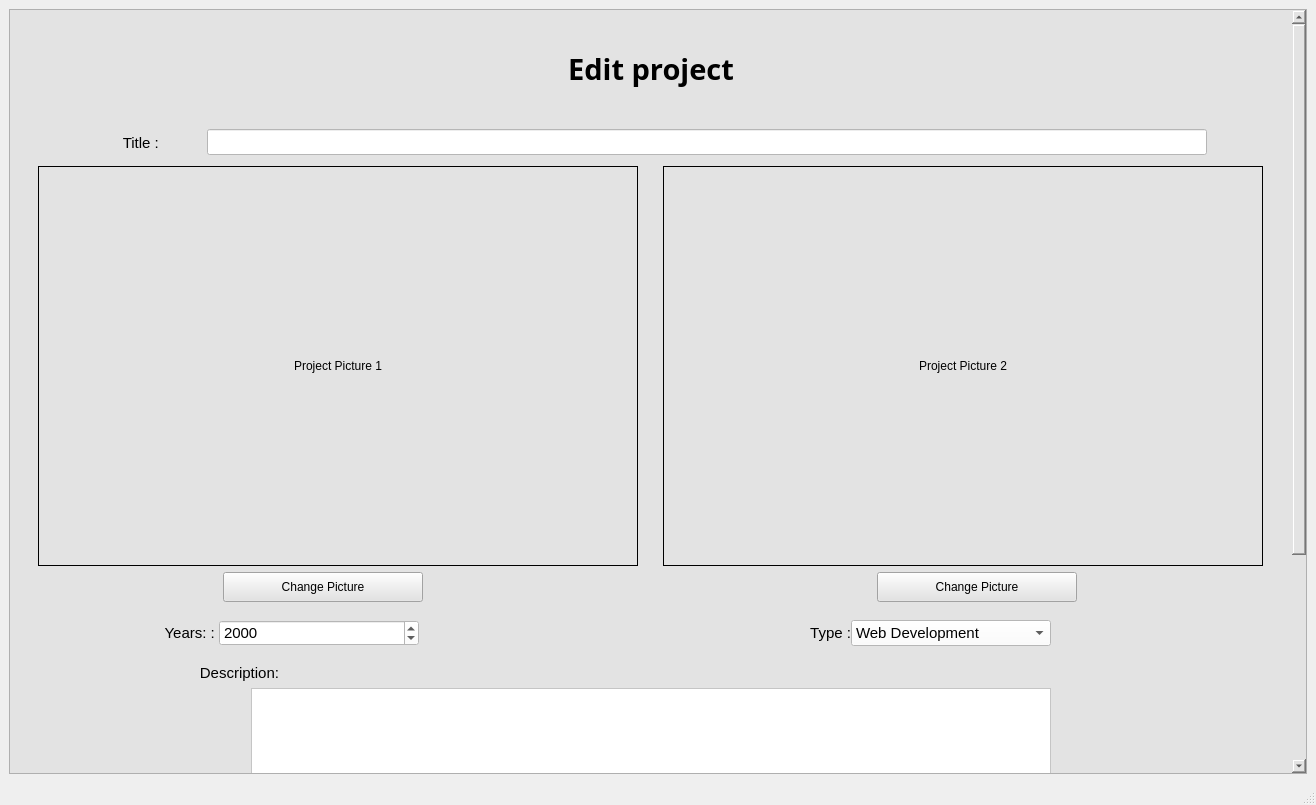
<?xml version="1.0" encoding="UTF-8"?>
<ui version="4.0">
 <class>MainWindow</class>
 <widget class="QMainWindow" name="MainWindow">
  <property name="geometry">
   <rect>
    <x>0</x>
    <y>0</y>
    <width>1316</width>
    <height>805</height>
   </rect>
  </property>
  <property name="windowTitle">
   <string>MainWindow</string>
  </property>
  <widget class="QWidget" name="centralwidget">
   <layout class="QVBoxLayout" name="verticalLayout">
    <item>
     <widget class="QScrollArea" name="scrollArea">
      <property name="styleSheet">
       <string notr="true">background-color: rgb(227, 227, 227);</string>
      </property>
      <property name="verticalScrollBarPolicy">
       <enum>Qt::ScrollBarAsNeeded</enum>
      </property>
      <property name="horizontalScrollBarPolicy">
       <enum>Qt::ScrollBarAsNeeded</enum>
      </property>
      <property name="widgetResizable">
       <bool>true</bool>
      </property>
      <widget class="QWidget" name="scrollAreaWidgetContents">
       <property name="geometry">
        <rect>
         <x>0</x>
         <y>-360</y>
         <width>1271</width>
         <height>1090</height>
        </rect>
       </property>
       <layout class="QVBoxLayout" name="verticalLayout_2">
        <item>
         <layout class="QVBoxLayout" name="verticalLayout_3">
          <item>
           <widget class="QLabel" name="label">
            <property name="sizePolicy">
             <sizepolicy hsizetype="Preferred" vsizetype="Fixed">
              <horstretch>0</horstretch>
              <verstretch>0</verstretch>
             </sizepolicy>
            </property>
            <property name="minimumSize">
             <size>
              <width>0</width>
              <height>100</height>
             </size>
            </property>
            <property name="font">
             <font>
              <family>Tw Cen MT Condensed</family>
              <pointsize>22</pointsize>
              <weight>75</weight>
              <bold>true</bold>
             </font>
            </property>
            <property name="text">
             <string>Edit project</string>
            </property>
            <property name="alignment">
             <set>Qt::AlignCenter</set>
            </property>
           </widget>
          </item>
          <item>
           <layout class="QHBoxLayout" name="horizontalLayout">
            <property name="spacing">
             <number>0</number>
            </property>
            <property name="rightMargin">
             <number>30</number>
            </property>
            <item>
             <widget class="QLabel" name="label_2">
              <property name="sizePolicy">
               <sizepolicy hsizetype="Fixed" vsizetype="Fixed">
                <horstretch>0</horstretch>
                <verstretch>0</verstretch>
               </sizepolicy>
              </property>
              <property name="minimumSize">
               <size>
                <width>100</width>
                <height>35</height>
               </size>
              </property>
              <property name="font">
               <font>
                <pointsize>11</pointsize>
               </font>
              </property>
              <property name="text">
               <string>Title : </string>
              </property>
              <property name="alignment">
               <set>Qt::AlignRight|Qt::AlignTrailing|Qt::AlignVCenter</set>
              </property>
             </widget>
            </item>
            <item>
             <widget class="QLineEdit" name="title_edit">
              <property name="sizePolicy">
               <sizepolicy hsizetype="Fixed" vsizetype="Fixed">
                <horstretch>0</horstretch>
                <verstretch>0</verstretch>
               </sizepolicy>
              </property>
              <property name="minimumSize">
               <size>
                <width>1000</width>
                <height>0</height>
               </size>
              </property>
              <property name="font">
               <font>
                <pointsize>11</pointsize>
               </font>
              </property>
              <property name="styleSheet">
               <string notr="true">background-color: rgb(255, 255, 255);</string>
              </property>
              <property name="alignment">
               <set>Qt::AlignCenter</set>
              </property>
             </widget>
            </item>
           </layout>
          </item>
         </layout>
        </item>
        <item>
         <layout class="QHBoxLayout" name="horizontalLayout_2">
          <item>
           <widget class="QLabel" name="picture_show_1">
            <property name="sizePolicy">
             <sizepolicy hsizetype="Fixed" vsizetype="Fixed">
              <horstretch>0</horstretch>
              <verstretch>0</verstretch>
             </sizepolicy>
            </property>
            <property name="minimumSize">
             <size>
              <width>600</width>
              <height>400</height>
             </size>
            </property>
            <property name="frameShape">
             <enum>QFrame::Box</enum>
            </property>
            <property name="text">
             <string>Project Picture 1</string>
            </property>
            <property name="alignment">
             <set>Qt::AlignCenter</set>
            </property>
           </widget>
          </item>
          <item>
           <widget class="QLabel" name="picture_show_2">
            <property name="sizePolicy">
             <sizepolicy hsizetype="Fixed" vsizetype="Fixed">
              <horstretch>0</horstretch>
              <verstretch>0</verstretch>
             </sizepolicy>
            </property>
            <property name="minimumSize">
             <size>
              <width>600</width>
              <height>400</height>
             </size>
            </property>
            <property name="frameShape">
             <enum>QFrame::Box</enum>
            </property>
            <property name="text">
             <string>Project Picture 2</string>
            </property>
            <property name="alignment">
             <set>Qt::AlignCenter</set>
            </property>
           </widget>
          </item>
         </layout>
        </item>
        <item>
         <layout class="QHBoxLayout" name="horizontalLayout_3">
          <property name="spacing">
           <number>250</number>
          </property>
          <property name="topMargin">
           <number>0</number>
          </property>
          <item>
           <widget class="QPushButton" name="upload_picture1_btn">
            <property name="sizePolicy">
             <sizepolicy hsizetype="Fixed" vsizetype="Fixed">
              <horstretch>0</horstretch>
              <verstretch>0</verstretch>
             </sizepolicy>
            </property>
            <property name="minimumSize">
             <size>
              <width>200</width>
              <height>30</height>
             </size>
            </property>
            <property name="text">
             <string>Change Picture</string>
            </property>
           </widget>
          </item>
          <item>
           <widget class="QPushButton" name="upload_picture2_btn">
            <property name="sizePolicy">
             <sizepolicy hsizetype="Fixed" vsizetype="Fixed">
              <horstretch>0</horstretch>
              <verstretch>0</verstretch>
             </sizepolicy>
            </property>
            <property name="minimumSize">
             <size>
              <width>200</width>
              <height>30</height>
             </size>
            </property>
            <property name="font">
             <font>
              <pointsize>9</pointsize>
             </font>
            </property>
            <property name="text">
             <string>Change Picture</string>
            </property>
           </widget>
          </item>
         </layout>
        </item>
        <item>
         <layout class="QHBoxLayout" name="horizontalLayout_4">
          <property name="spacing">
           <number>0</number>
          </property>
          <property name="rightMargin">
           <number>0</number>
          </property>
          <item>
           <widget class="QLabel" name="label_4">
            <property name="sizePolicy">
             <sizepolicy hsizetype="Fixed" vsizetype="Preferred">
              <horstretch>0</horstretch>
              <verstretch>0</verstretch>
             </sizepolicy>
            </property>
            <property name="minimumSize">
             <size>
              <width>200</width>
              <height>0</height>
             </size>
            </property>
            <property name="font">
             <font>
              <pointsize>11</pointsize>
             </font>
            </property>
            <property name="text">
             <string>Years: : </string>
            </property>
            <property name="alignment">
             <set>Qt::AlignRight|Qt::AlignTrailing|Qt::AlignVCenter</set>
            </property>
           </widget>
          </item>
          <item alignment="Qt::AlignLeft">
           <widget class="QDateEdit" name="year_edit">
            <property name="sizePolicy">
             <sizepolicy hsizetype="Fixed" vsizetype="Fixed">
              <horstretch>0</horstretch>
              <verstretch>0</verstretch>
             </sizepolicy>
            </property>
            <property name="minimumSize">
             <size>
              <width>200</width>
              <height>0</height>
             </size>
            </property>
            <property name="font">
             <font>
              <pointsize>11</pointsize>
             </font>
            </property>
            <property name="styleSheet">
             <string notr="true">background-color: rgb(255, 255, 255);</string>
            </property>
            <property name="locale">
             <locale language="English" country="UnitedStates"/>
            </property>
            <property name="displayFormat">
             <string>yyyy</string>
            </property>
           </widget>
          </item>
          <item>
           <widget class="QLabel" name="label_3">
            <property name="sizePolicy">
             <sizepolicy hsizetype="Fixed" vsizetype="Fixed">
              <horstretch>0</horstretch>
              <verstretch>0</verstretch>
             </sizepolicy>
            </property>
            <property name="minimumSize">
             <size>
              <width>200</width>
              <height>50</height>
             </size>
            </property>
            <property name="font">
             <font>
              <pointsize>11</pointsize>
             </font>
            </property>
            <property name="text">
             <string>Type :</string>
            </property>
            <property name="alignment">
             <set>Qt::AlignRight|Qt::AlignTrailing|Qt::AlignVCenter</set>
            </property>
           </widget>
          </item>
          <item alignment="Qt::AlignLeft">
           <widget class="QComboBox" name="project_type_box">
            <property name="sizePolicy">
             <sizepolicy hsizetype="Fixed" vsizetype="Fixed">
              <horstretch>0</horstretch>
              <verstretch>0</verstretch>
             </sizepolicy>
            </property>
            <property name="minimumSize">
             <size>
              <width>200</width>
              <height>25</height>
             </size>
            </property>
            <property name="font">
             <font>
              <pointsize>11</pointsize>
             </font>
            </property>
            <property name="layoutDirection">
             <enum>Qt::LeftToRight</enum>
            </property>
            <property name="styleSheet">
             <string notr="true">background-color: rgb(255, 255, 255);</string>
            </property>
            <property name="sizeAdjustPolicy">
             <enum>QComboBox::AdjustToContents</enum>
            </property>
            <item>
             <property name="text">
              <string>Web Development</string>
             </property>
            </item>
            <item>
             <property name="text">
              <string>C# Programming</string>
             </property>
            </item>
            <item>
             <property name="text">
              <string>Java Programming</string>
             </property>
            </item>
            <item>
             <property name="text">
              <string>Python Programming</string>
             </property>
            </item>
            <item>
             <property name="text">
              <string>Cyber Security</string>
             </property>
            </item>
           </widget>
          </item>
         </layout>
        </item>
        <item>
         <layout class="QVBoxLayout" name="verticalLayout_5">
          <item alignment="Qt::AlignLeft|Qt::AlignVCenter">
           <widget class="QLabel" name="label_5">
            <property name="sizePolicy">
             <sizepolicy hsizetype="Fixed" vsizetype="Fixed">
              <horstretch>0</horstretch>
              <verstretch>0</verstretch>
             </sizepolicy>
            </property>
            <property name="minimumSize">
             <size>
              <width>260</width>
              <height>0</height>
             </size>
            </property>
            <property name="font">
             <font>
              <pointsize>11</pointsize>
             </font>
            </property>
            <property name="text">
             <string>Description:</string>
            </property>
            <property name="alignment">
             <set>Qt::AlignRight|Qt::AlignTrailing|Qt::AlignVCenter</set>
            </property>
           </widget>
          </item>
          <item alignment="Qt::AlignHCenter">
           <widget class="QPlainTextEdit" name="description_box">
            <property name="sizePolicy">
             <sizepolicy hsizetype="Fixed" vsizetype="Fixed">
              <horstretch>0</horstretch>
              <verstretch>0</verstretch>
             </sizepolicy>
            </property>
            <property name="minimumSize">
             <size>
              <width>800</width>
              <height>200</height>
             </size>
            </property>
            <property name="font">
             <font>
              <pointsize>11</pointsize>
             </font>
            </property>
            <property name="styleSheet">
             <string notr="true">background-color: rgb(255, 255, 255);</string>
            </property>
           </widget>
          </item>
         </layout>
        </item>
        <item>
         <layout class="QHBoxLayout" name="horizontalLayout_6">
          <item>
           <widget class="QLabel" name="label_6">
            <property name="sizePolicy">
             <sizepolicy hsizetype="Preferred" vsizetype="Fixed">
              <horstretch>0</horstretch>
              <verstretch>0</verstretch>
             </sizepolicy>
            </property>
            <property name="minimumSize">
             <size>
              <width>0</width>
              <height>50</height>
             </size>
            </property>
            <property name="font">
             <font>
              <pointsize>11</pointsize>
             </font>
            </property>
            <property name="text">
             <string>Presentaion Link  (Youtube,PDF etc) :</string>
            </property>
           </widget>
          </item>
          <item>
           <widget class="QLineEdit" name="present_link_edit">
            <property name="font">
             <font>
              <pointsize>11</pointsize>
             </font>
            </property>
            <property name="styleSheet">
             <string notr="true">background-color: rgb(255, 255, 255);</string>
            </property>
           </widget>
          </item>
         </layout>
        </item>
        <item>
         <layout class="QHBoxLayout" name="horizontalLayout_8">
          <item>
           <widget class="QLabel" name="label_7">
            <property name="minimumSize">
             <size>
              <width>0</width>
              <height>50</height>
             </size>
            </property>
            <property name="font">
             <font>
              <pointsize>11</pointsize>
             </font>
            </property>
            <property name="text">
             <string>Git Link (Github,Git etc) :</string>
            </property>
           </widget>
          </item>
          <item>
           <widget class="QLineEdit" name="git_link_edit">
            <property name="font">
             <font>
              <pointsize>11</pointsize>
             </font>
            </property>
            <property name="styleSheet">
             <string notr="true">background-color: rgb(255, 255, 255);</string>
            </property>
           </widget>
          </item>
         </layout>
        </item>
        <item>
         <layout class="QVBoxLayout" name="verticalLayout_6">
          <item alignment="Qt::AlignHCenter">
           <widget class="QPushButton" name="edit_project_btn">
            <property name="sizePolicy">
             <sizepolicy hsizetype="Fixed" vsizetype="Fixed">
              <horstretch>0</horstretch>
              <verstretch>0</verstretch>
             </sizepolicy>
            </property>
            <property name="minimumSize">
             <size>
              <width>200</width>
              <height>50</height>
             </size>
            </property>
            <property name="font">
             <font>
              <pointsize>12</pointsize>
             </font>
            </property>
            <property name="text">
             <string>Edit Project</string>
            </property>
           </widget>
          </item>
         </layout>
        </item>
       </layout>
      </widget>
     </widget>
    </item>
   </layout>
  </widget>
  <widget class="QMenuBar" name="menubar">
   <property name="geometry">
    <rect>
     <x>0</x>
     <y>0</y>
     <width>1316</width>
     <height>26</height>
    </rect>
   </property>
  </widget>
  <widget class="QStatusBar" name="statusbar"/>
 </widget>
 <resources/>
 <connections/>
</ui>
